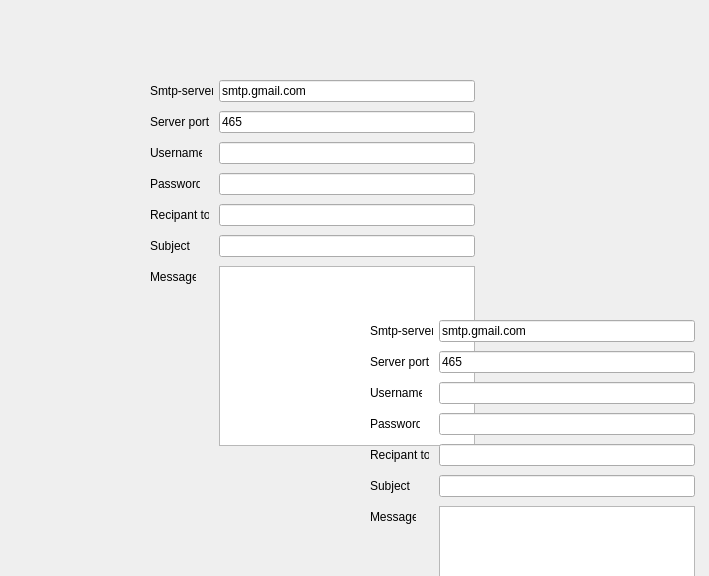
<?xml version="1.0" encoding="UTF-8"?>
<ui version="4.0">
 <class>Dialog</class>
 <widget class="QDialog" name="Dialog">
  <property name="geometry">
   <rect>
    <x>0</x>
    <y>0</y>
    <width>709</width>
    <height>576</height>
   </rect>
  </property>
  <property name="windowTitle">
   <string>Dialog</string>
  </property>
  <widget class="QLabel" name="label_2">
   <property name="geometry">
    <rect>
     <x>150</x>
     <y>111</y>
     <width>59</width>
     <height>22</height>
    </rect>
   </property>
   <property name="text">
    <string>Server port:</string>
   </property>
  </widget>
  <widget class="QLineEdit" name="rcpt">
   <property name="geometry">
    <rect>
     <x>219</x>
     <y>204</y>
     <width>256</width>
     <height>22</height>
    </rect>
   </property>
  </widget>
  <widget class="QLabel" name="label_5">
   <property name="geometry">
    <rect>
     <x>150</x>
     <y>204</y>
     <width>59</width>
     <height>22</height>
    </rect>
   </property>
   <property name="text">
    <string>Recipant to:</string>
   </property>
  </widget>
  <widget class="QLabel" name="label_7">
   <property name="geometry">
    <rect>
     <x>150</x>
     <y>266</y>
     <width>46</width>
     <height>22</height>
    </rect>
   </property>
   <property name="text">
    <string>Message:</string>
   </property>
  </widget>
  <widget class="QLabel" name="label_6">
   <property name="geometry">
    <rect>
     <x>150</x>
     <y>235</y>
     <width>40</width>
     <height>22</height>
    </rect>
   </property>
   <property name="text">
    <string>Subject:</string>
   </property>
  </widget>
  <widget class="QPlainTextEdit" name="msg">
   <property name="geometry">
    <rect>
     <x>219</x>
     <y>266</y>
     <width>256</width>
     <height>180</height>
    </rect>
   </property>
  </widget>
  <widget class="QLineEdit" name="uname">
   <property name="geometry">
    <rect>
     <x>219</x>
     <y>142</y>
     <width>256</width>
     <height>22</height>
    </rect>
   </property>
  </widget>
  <widget class="QLineEdit" name="subject">
   <property name="geometry">
    <rect>
     <x>219</x>
     <y>235</y>
     <width>256</width>
     <height>22</height>
    </rect>
   </property>
  </widget>
  <widget class="QLabel" name="label_3">
   <property name="geometry">
    <rect>
     <x>150</x>
     <y>142</y>
     <width>52</width>
     <height>22</height>
    </rect>
   </property>
   <property name="text">
    <string>Username:</string>
   </property>
  </widget>
  <widget class="QLineEdit" name="paswd">
   <property name="geometry">
    <rect>
     <x>219</x>
     <y>173</y>
     <width>256</width>
     <height>22</height>
    </rect>
   </property>
   <property name="inputMask">
    <string/>
   </property>
   <property name="echoMode">
    <enum>QLineEdit::Password</enum>
   </property>
  </widget>
  <widget class="QLabel" name="label">
   <property name="geometry">
    <rect>
     <x>150</x>
     <y>80</y>
     <width>63</width>
     <height>22</height>
    </rect>
   </property>
   <property name="text">
    <string>Smtp-server:</string>
   </property>
  </widget>
  <widget class="QLineEdit" name="port">
   <property name="geometry">
    <rect>
     <x>219</x>
     <y>111</y>
     <width>256</width>
     <height>22</height>
    </rect>
   </property>
   <property name="text">
    <string>465</string>
   </property>
  </widget>
  <widget class="QLabel" name="label_4">
   <property name="geometry">
    <rect>
     <x>150</x>
     <y>173</y>
     <width>50</width>
     <height>22</height>
    </rect>
   </property>
   <property name="text">
    <string>Password:</string>
   </property>
  </widget>
  <widget class="QLineEdit" name="server">
   <property name="geometry">
    <rect>
     <x>219</x>
     <y>80</y>
     <width>256</width>
     <height>22</height>
    </rect>
   </property>
   <property name="text">
    <string>smtp.gmail.com</string>
   </property>
  </widget>
  <widget class="QLineEdit" name="server_2">
   <property name="geometry">
    <rect>
     <x>439</x>
     <y>320</y>
     <width>256</width>
     <height>22</height>
    </rect>
   </property>
   <property name="text">
    <string>smtp.gmail.com</string>
   </property>
  </widget>
  <widget class="QLineEdit" name="port_2">
   <property name="geometry">
    <rect>
     <x>439</x>
     <y>351</y>
     <width>256</width>
     <height>22</height>
    </rect>
   </property>
   <property name="text">
    <string>465</string>
   </property>
  </widget>
  <widget class="QLabel" name="label_8">
   <property name="geometry">
    <rect>
     <x>370</x>
     <y>382</y>
     <width>52</width>
     <height>22</height>
    </rect>
   </property>
   <property name="text">
    <string>Username:</string>
   </property>
  </widget>
  <widget class="QLabel" name="label_9">
   <property name="geometry">
    <rect>
     <x>370</x>
     <y>475</y>
     <width>40</width>
     <height>22</height>
    </rect>
   </property>
   <property name="text">
    <string>Subject:</string>
   </property>
  </widget>
  <widget class="QLineEdit" name="rcpt_2">
   <property name="geometry">
    <rect>
     <x>439</x>
     <y>444</y>
     <width>256</width>
     <height>22</height>
    </rect>
   </property>
  </widget>
  <widget class="QLineEdit" name="uname_2">
   <property name="geometry">
    <rect>
     <x>439</x>
     <y>382</y>
     <width>256</width>
     <height>22</height>
    </rect>
   </property>
  </widget>
  <widget class="QPlainTextEdit" name="msg_2">
   <property name="geometry">
    <rect>
     <x>439</x>
     <y>506</y>
     <width>256</width>
     <height>180</height>
    </rect>
   </property>
  </widget>
  <widget class="QLabel" name="label_10">
   <property name="geometry">
    <rect>
     <x>370</x>
     <y>506</y>
     <width>46</width>
     <height>22</height>
    </rect>
   </property>
   <property name="text">
    <string>Message:</string>
   </property>
  </widget>
  <widget class="QLineEdit" name="subject_2">
   <property name="geometry">
    <rect>
     <x>439</x>
     <y>475</y>
     <width>256</width>
     <height>22</height>
    </rect>
   </property>
  </widget>
  <widget class="QLabel" name="label_11">
   <property name="geometry">
    <rect>
     <x>370</x>
     <y>444</y>
     <width>59</width>
     <height>22</height>
    </rect>
   </property>
   <property name="text">
    <string>Recipant to:</string>
   </property>
  </widget>
  <widget class="QLabel" name="label_12">
   <property name="geometry">
    <rect>
     <x>370</x>
     <y>320</y>
     <width>63</width>
     <height>22</height>
    </rect>
   </property>
   <property name="text">
    <string>Smtp-server:</string>
   </property>
  </widget>
  <widget class="QLabel" name="label_13">
   <property name="geometry">
    <rect>
     <x>370</x>
     <y>413</y>
     <width>50</width>
     <height>22</height>
    </rect>
   </property>
   <property name="text">
    <string>Password:</string>
   </property>
  </widget>
  <widget class="QLineEdit" name="paswd_2">
   <property name="geometry">
    <rect>
     <x>439</x>
     <y>413</y>
     <width>256</width>
     <height>22</height>
    </rect>
   </property>
   <property name="inputMask">
    <string/>
   </property>
   <property name="echoMode">
    <enum>QLineEdit::Password</enum>
   </property>
  </widget>
  <widget class="QLabel" name="label_14">
   <property name="geometry">
    <rect>
     <x>370</x>
     <y>351</y>
     <width>59</width>
     <height>22</height>
    </rect>
   </property>
   <property name="text">
    <string>Server port:</string>
   </property>
  </widget>
 </widget>
 <resources/>
 <connections/>
</ui>
